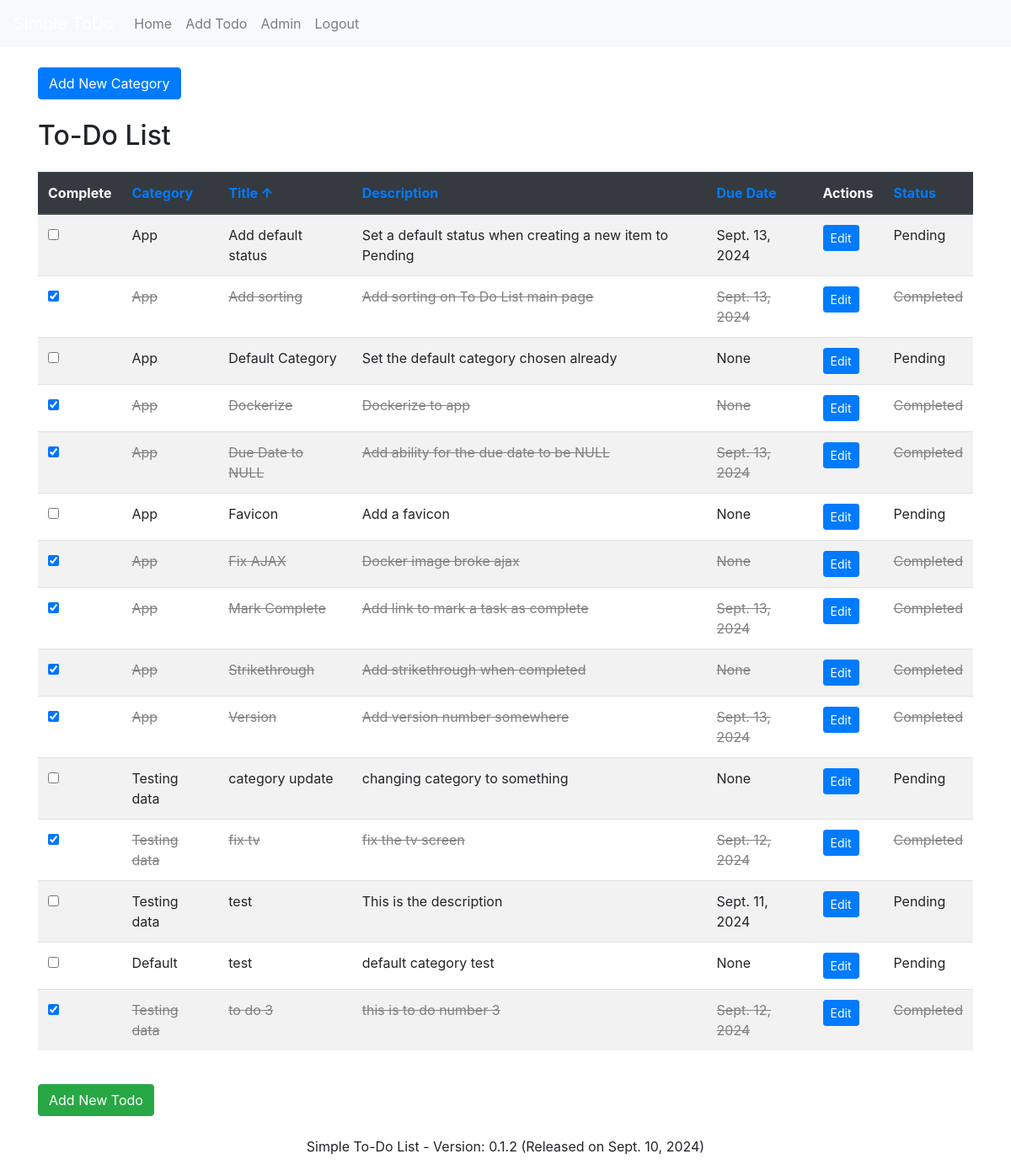
The page /?sort_by=title&order=asc (signed in) on the database its author committed.
### todo/models.py (models this page shows, shortened)
class TodoItem(models.Model):
    title = models.CharField(max_length=100)
    description = models.TextField(blank=True, null=True)
    due_date = models.DateField(null=True, blank=True)  # Allow NULL values
    create_date = models.DateTimeField(default=timezone.now)
    status = models.ForeignKey(Status, on_delete=models.SET_NULL, null=True, blank=True, default=None)
    category = models.ForeignKey(Category, on_delete=models.SET_NULL, null=True, blank=True, default=None)
    user = models.ForeignKey(User, on_delete=models.CASCADE)

class Status(models.Model):
    name = models.CharField(max_length=100)
    is_default = models.BooleanField(default=False)

class Category(models.Model):
    name = models.CharField(max_length=100)
    is_default = models.BooleanField(default=False)

class Version(models.Model):
    version_number = models.CharField(max_length=20)
    release_date = models.DateField(default=timezone.now)
    description = models.TextField(blank=True, null=True)
    class Meta:
        ordering = ['-release_date']
        verbose_name = "Version"
        verbose_name_plural = "Versions"

### todo/views.py (the view)
# urls.py: path('', views.todo_list, name='todo_list'),
@login_required
def todo_list(request):
    default_sort_by = 'status__name'
    default_order = 'asc'
    sort_by = request.GET.get('sort_by', default_sort_by)
    order = request.GET.get('order', default_order)
    if sort_by == 'category__name':
        sort_field = 'category__name'
    elif sort_by == 'title':
        sort_field = 'title'
    elif sort_by == 'description':
        sort_field = 'description'
    elif sort_by == 'due_date':
        sort_field = 'due_date'
    elif sort_by == 'status__name':
        sort_field = 'status__name'
    else:
        sort_field = default_sort_by
    if order == 'desc':
        sort_field = '-' + sort_field
    todo_items = TodoItem.objects.all().order_by(sort_field)
    context = {
        'todo_items': todo_items,
        'current_sort_by': sort_by,
        'current_order': order
    }
    return render(request, 'todo/todo_list.html', context)

### todo/context_processors.py (called while the page is built)
def version_context(request):
    try:
        latest_version = Version.objects.order_by('-release_date', '-version_number').first()
    except Version.DoesNotExist:
        latest_version = None
    return {
        'latest_version': latest_version
    }

### templates/todo/todo_list.html (shortened to what this page needs)
{% extends 'base.html' %}
{% block content %}
<a href="{% url 'todo:add_category' %}" class="btn btn-primary">Add New Category</a>
    <h2 class="mt-4 mb-4">To-Do List</h2>
    <table class="table table-striped">
        <thead class="thead-dark">
            <tr>
                <th>Complete</th>
                <th>
                    <a href="?sort_by=category__name&order={% if current_sort_by == 'category__name' and current_order == 'asc' %}desc{% else %}asc{% endif %}">
                        Category {% if current_sort_by == 'category__name' %}{% if current_order == 'asc' %}↑{% else %}↓{% endif %}{% endif %}
                    </a>
                </th>
                <th>
                    <a href="?sort_by=title&order={% if current_sort_by == 'title' and current_order == 'asc' %}desc{% else %}asc{% endif %}">
                        Title {% if current_sort_by == 'title' %}{% if current_order == 'asc' %}↑{% else %}↓{% endif %}{% endif %}
                    </a>
                </th>
                <th>
                    <a href="?sort_by=description&order={% if current_sort_by == 'description' and current_order == 'asc' %}desc{% else %}asc{% endif %}">
                        Description {% if current_sort_by == 'description' %}{% if current_order == 'asc' %}↑{% else %}↓{% endif %}{% endif %}
                    </a>
                </th>
                <th>
                    <a href="?sort_by=due_date&order={% if current_sort_by == 'due_date' and current_order == 'asc' %}desc{% else %}asc{% endif %}">
                        Due Date {% if current_sort_by == 'due_date' %}{% if current_order == 'asc' %}↑{% else %}↓{% endif %}{% endif %}
                    </a>
                </th>
                <th>Actions</th>
                <th>
                    <a href="?sort_by=status__name&order={% if current_sort_by == 'status__name' and current_order == 'asc' %}desc{% else %}asc{% endif %}">
                        Status {% if current_sort_by == 'status__name' %}{% if current_order == 'asc' %}↑{% else %}↓{% endif %}{% endif %}
                    </a>
                </th>
            </tr>
        </thead>
        <tbody>
            {% for todo in todo_items %}
                <tr class="{% if todo.status and todo.status.name == 'Completed' %}completed{% endif %}">
                    <td>
                        <input type="checkbox" class="task-checkbox" data-id="{{ todo.id }}" {% if todo.status and todo.status.name == 'Completed' %}checked{% endif %}>
                    </td>
                    <td>
                        {% if todo.category %}
                            {{ todo.category.name }}
                        {% else %}
                            No Category
                        {% endif %}
                    </td>
                    <td>{{ todo.title }}</td>
                    <td>{{ todo.description }}</td>
                    <td>{{ todo.due_date }}</td>
                    <td>
                        <a class="btn btn-primary btn-sm" href="{% url 'todo:edit_todo' todo.id %}">Edit</a>
                    </td>
                    <td>
                        {% if todo.status %}
                            {{ todo.status.name }}
                        {% else %}
                            Not Set
                        {% endif %}
                    </td>
                </tr>
            {% endfor %}
        </tbody>
    </table>
    <a class="btn btn-success mt-4" href="{% url 'todo:add_todo' %}">Add New Todo</a>
{% endblock %}

### templates/base.html (shortened to what this page needs)
{% load static %}
<!DOCTYPE html>
<html lang="en">
<head>
    <link rel="stylesheet" href="https://stackpath.bootstrapcdn.com/bootstrap/4.5.2/css/bootstrap.min.css">
    <link rel="stylesheet" href="{% static 'css/styles.css' %}">
</head>
<body>
    <nav class="navbar navbar-expand-lg navbar-light bg-light">
        <a class="navbar-brand" href="{% url 'todo:todo_list' %}">Simple ToDo</a>
        <div class="collapse navbar-collapse" id="navbarNav">
            <ul class="navbar-nav">
                <li class="nav-item">
                    <a class="nav-link" href="{% url 'todo:todo_list' %}">Home</a>
                </li>
                <li class="nav-item">
                    <a class="nav-link" href="{% url 'todo:add_todo' %}">Add Todo</a>
                </li>
                <li class="nav-item">
                    <a class="nav-link" href="{% url 'admin:index' %}">Admin</a>
                </li>
                {% if user.is_authenticated %}
                    <li class="nav-item">
                        <a class="nav-link" href="{% url 'logout' %}">Logout</a>
                    </li>
                {% else %}
                    <li class="nav-item">
                        <a class="nav-link" href="{% url 'login' %}">Login</a>
                    </li>
                {% endif %}
            </ul>
        </div>
    </nav>
    <div class="container mt-4">
        {% block content %}{% endblock %}
    </div>
    <footer class="mt-4">
        <div class="container">
            <p class="text-center">Simple To-Do List - Version: {{ latest_version.version_number }} (Released on {{ latest_version.release_date }})</p>
        </div>
    </footer>
</body>
</html>

### static/css/styles.css (style rules this page uses)
.navbar { background-color: #007bff; }
.navbar-brand { color: #fff !important; }
.completed { text-decoration: line-through; color: gray; }

### rows shown on the page
TodoItem: category.name "App", title "Add default status", description "Set a default status when creating a new item to Pending", due_date "Sept. 13, 2024", status.name "Pending"
TodoItem: status_id "☑", category.name "App", title "Add sorting", description "Add sorting on To Do List main page", due_date "Sept. 13, 2024", status.name "Completed"
TodoItem: category.name "App", title "Default Category", description "Set the default category chosen already", due_date "None", status.name "Pending"
TodoItem: status_id "☑", category.name "App", title "Dockerize", description "Dockerize to app", due_date "None", status.name "Completed"
TodoItem: status_id "☑", category.name "App", title "Due Date to NULL", description "Add ability for the due date to be NULL", due_date "Sept. 13, 2024", status.name "Completed"
TodoItem: category.name "App", title "Favicon", description "Add a favicon", due_date "None", status.name "Pending"
TodoItem: status_id "☑", category.name "App", title "Fix AJAX", description "Docker image broke ajax", due_date "None", status.name "Completed"
TodoItem: status_id "☑", category.name "App", title "Mark Complete", description "Add link to mark a task as complete", due_date "Sept. 13, 2024", status.name "Completed"
TodoItem: status_id "☑", category.name "App", title "Strikethrough", description "Add strikethrough when completed", due_date "None", status.name "Completed"
TodoItem: status_id "☑", category.name "App", title "Version", description "Add version number somewhere", due_date "Sept. 13, 2024", status.name "Completed"
TodoItem: category.name "Testing data", title "category update", description "changing category to something", due_date "None", status.name "Pending"
TodoItem: status_id "☑", category.name "Testing data", title "fix tv", description "fix the tv screen", due_date "Sept. 12, 2024", status.name "Completed"
TodoItem: category.name "Testing data", title "test", description "This is the description", due_date "Sept. 11, 2024", status.name "Pending"
TodoItem: category.name "Default", title "test", description "default category test", due_date "None", status.name "Pending"
TodoItem: status_id "☑", category.name "Testing data", title "to do 3", description "this is to do number 3", due_date "Sept. 12, 2024", status.name "Completed"
Version: version_number "0.1.2", release_date "Sept. 10, 2024"
